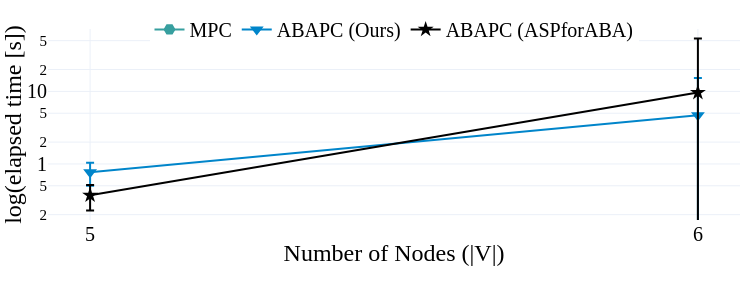

Source (notebook cell):
### Code cell
plot_runtime(all_sum, ['n_nodes'], "n_nodes <= 10", 
                     names_dict, symbols_dict, colors_dict, ['mpc', 'abapc', 'pure_abapc'],
                         share_y=False, save_figs=save_figs, 
                            output_name="./Fig.3_runtime.html", debug=False, font_size=20)

### Figure 1 — Plotly figure (JSON) as saved in the notebook; plotly's stock layout.template omitted (floating-point values rounded to 4 significant figures)
{"data": [{"error_y": {"array": [0.0, 0.0], "thickness": 2, "type": "data"}, "line": {"color": "#379f9f", "simplify": true, "width": 2}, "marker": {"color": "#379f9f", "size": 12, "symbol": "hexagon2-dot"}, "mode": "lines+markers", "name": "MPC", "showlegend": true, "type": "scatter", "x": ["5", "6"], "xaxis": "x", "y": [0.0, 0.0], "yaxis": "y"}, {"error_y": {"array": [0.2687, 10.66], "thickness": 2, "type": "data"}, "line": {"color": "#0085CA", "simplify": true, "width": 2}, "marker": {"color": "#0085CA", "size": 12, "symbol": "triangle-down-dot"}, "mode": "lines+markers", "name": "ABAPC (Ours)", "showlegend": true, "type": "scatter", "x": ["5", "6"], "xaxis": "x", "y": [0.77, 4.69], "yaxis": "y"}, {"error_y": {"array": [0.1414, 43.85], "thickness": 2, "type": "data"}, "line": {"color": "black", "simplify": true, "width": 2}, "marker": {"color": "black", "size": 12, "symbol": "star-dot"}, "mode": "lines+markers", "name": "ABAPC (ASPforABA)", "showlegend": true, "type": "scatter", "x": ["5", "6"], "xaxis": "x", "y": [0.37, 9.62], "yaxis": "y"}], "layout": {"font": {"color": "black", "family": "Serif", "size": 20}, "height": 300, "legend": {"orientation": "h", "x": 0.5, "xanchor": "center", "y": 1.1, "yanchor": "top"}, "margin": {"b": 80, "l": 10, "r": 10, "t": 10}, "width": 750, "xaxis": {"anchor": "y", "categoryarray": ["5", "6"], "categoryorder": "array", "domain": [0, 1], "side": "bottom", "title": {"standoff": 0, "text": "Number of Nodes (|V|)"}, "type": "category"}, "yaxis": {"anchor": "x", "domain": [0, 1], "matches": "y", "title": {"standoff": 0, "text": "log(elapsed time [s])"}, "type": "log"}}}
